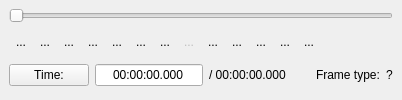
  <widget class="QDockWidget" name="navigationWidget">
   <property name="sizePolicy">
    <sizepolicy hsizetype="Expanding" vsizetype="Preferred">
     <horstretch>0</horstretch>
     <verstretch>0</verstretch>
    </sizepolicy>
   </property>
   <property name="features">
    <set>QDockWidget::NoDockWidgetFeatures</set>
   </property>
   <property name="allowedAreas">
    <set>Qt::BottomDockWidgetArea</set>
   </property>
   <property name="windowTitle">
    <string>&amp;Navigation</string>
   </property>
   <attribute name="dockWidgetArea">
    <number>8</number>
   </attribute>
   <widget class="QWidget" name="dockWidgetContents_2">
    <property name="sizePolicy">
     <sizepolicy hsizetype="Expanding" vsizetype="Preferred">
      <horstretch>0</horstretch>
      <verstretch>0</verstretch>
     </sizepolicy>
    </property>
    <layout class="QVBoxLayout" name="verticalLayout_8">
     <property name="spacing">
      <number>0</number>
     </property>
     <property name="leftMargin">
      <number>9</number>
     </property>
     <property name="topMargin">
      <number>1</number>
     </property>
     <property name="rightMargin">
      <number>9</number>
     </property>
     <property name="bottomMargin">
      <number>9</number>
     </property>
     <item>
      <widget class="ADM_mwNavSlider" name="horizontalSlider">
       <property name="sizePolicy">
        <sizepolicy hsizetype="Expanding" vsizetype="Fixed">
         <horstretch>0</horstretch>
         <verstretch>0</verstretch>
        </sizepolicy>
       </property>
       <property name="minimumSize">
        <size>
         <width>0</width>
         <height>22</height>
        </size>
       </property>
       <property name="orientation">
        <enum>Qt::Horizontal</enum>
       </property>
      </widget>
     </item>
     <item>
      <layout class="QVBoxLayout" name="verticalLayout">
       <property name="spacing">
        <number>12</number>
       </property>
       <property name="topMargin">
        <number>0</number>
       </property>
       <item>
        <layout class="QHBoxLayout" name="_3">
         <property name="spacing">
          <number>0</number>
         </property>
         <property name="leftMargin">
          <number>0</number>
         </property>
         <property name="topMargin">
          <number>0</number>
         </property>
         <property name="rightMargin">
          <number>0</number>
         </property>
         <property name="bottomMargin">
          <number>0</number>
         </property>
         <item>
          <widget class="QToolButton" name="toolButtonPlay">
           <property name="toolTip">
            <string>Play [SPACE]</string>
           </property>
           <property name="statusTip">
            <string>Play</string>
           </property>
           <property name="whatsThis">
            <string/>
           </property>
           <property name="text">
            <string>...</string>
           </property>
           <property name="icon">
            <iconset resource="avidemux.qrc">
             <normaloff>:/new/prefix1/pics/player_play.png</normaloff>:/new/prefix1/pics/player_play.png</iconset>
           </property>
           <property name="iconSize">
            <size>
             <width>24</width>
             <height>24</height>
            </size>
           </property>
           <property name="autoRaise">
            <bool>true</bool>
           </property>
          </widget>
         </item>
         <item>
          <widget class="QToolButton" name="toolButtonPreviousFrame">
           <property name="toolTip">
            <string>Go to previous frame [LEFT]</string>
           </property>
           <property name="text">
            <string>...</string>
           </property>
           <property name="icon">
            <iconset resource="avidemux.qrc">
             <normaloff>:/new/prefix1/pics/back.png</normaloff>:/new/prefix1/pics/back.png</iconset>
           </property>
           <property name="iconSize">
            <size>
             <width>24</width>
             <height>24</height>
            </size>
           </property>
           <property name="autoRaise">
            <bool>true</bool>
           </property>
          </widget>
         </item>
         <item>
          <widget class="QToolButton" name="toolButtonNextFrame">
           <property name="toolTip">
            <string>Go to next frame [RIGHT]</string>
           </property>
           <property name="text">
            <string>...</string>
           </property>
           <property name="icon">
            <iconset resource="avidemux.qrc">
             <normaloff>:/new/prefix1/pics/forward.png</normaloff>:/new/prefix1/pics/forward.png</iconset>
           </property>
           <property name="iconSize">
            <size>
             <width>24</width>
             <height>24</height>
            </size>
           </property>
           <property name="autoRaise">
            <bool>true</bool>
           </property>
          </widget>
         </item>
         <item>
          <widget class="QToolButton" name="toolButtonPreviousIntraFrame">
           <property name="toolTip">
            <string>Go to previous keyframe [DOWN]</string>
           </property>
           <property name="text">
            <string>...</string>
           </property>
           <property name="icon">
            <iconset resource="avidemux.qrc">
             <normaloff>:/new/prefix1/pics/player_rew.png</normaloff>:/new/prefix1/pics/player_rew.png</iconset>
           </property>
           <property name="iconSize">
            <size>
             <width>24</width>
             <height>24</height>
            </size>
           </property>
           <property name="autoRaise">
            <bool>true</bool>
           </property>
          </widget>
         </item>
         <item>
          <widget class="QToolButton" name="toolButtonNextIntraFrame">
           <property name="toolTip">
            <string>Go to next keyframe [UP]</string>
           </property>
           <property name="text">
            <string>...</string>
           </property>
           <property name="icon">
            <iconset resource="avidemux.qrc">
             <normaloff>:/new/prefix1/pics/player_fwd.png</normaloff>:/new/prefix1/pics/player_fwd.png</iconset>
           </property>
           <property name="iconSize">
            <size>
             <width>24</width>
             <height>24</height>
            </size>
           </property>
           <property name="autoRaise">
            <bool>true</bool>
           </property>
          </widget>
         </item>
         <item>
          <widget class="QToolButton" name="toolButtonSetMarkerA">
           <property name="toolTip">
            <string>Set start marker [CTRL+PAGEUP]</string>
           </property>
           <property name="text">
            <string>...</string>
           </property>
           <property name="icon">
            <iconset resource="avidemux.qrc">
             <normaloff>:/new/prefix1/pics/markA.png</normaloff>:/new/prefix1/pics/markA.png</iconset>
           </property>
           <property name="iconSize">
            <size>
             <width>24</width>
             <height>24</height>
            </size>
           </property>
           <property name="autoRaise">
            <bool>true</bool>
           </property>
          </widget>
         </item>
         <item>
          <widget class="QToolButton" name="toolButtonSetMarkerB">
           <property name="toolTip">
            <string>Set end marker [CTRL+PAGEDOWN]</string>
           </property>
           <property name="text">
            <string>...</string>
           </property>
           <property name="icon">
            <iconset resource="avidemux.qrc">
             <normaloff>:/new/prefix1/pics/markB.png</normaloff>:/new/prefix1/pics/markB.png</iconset>
           </property>
           <property name="iconSize">
            <size>
             <width>24</width>
             <height>24</height>
            </size>
           </property>
           <property name="autoRaise">
            <bool>true</bool>
           </property>
          </widget>
         </item>
         <item>
          <widget class="QToolButton" name="toolButtonPreviousBlackFrame">
           <property name="enabled">
            <bool>false</bool>
           </property>
           <property name="toolTip">
            <string>Search previous black frame</string>
           </property>
           <property name="text">
            <string>...</string>
           </property>
           <property name="icon">
            <iconset resource="avidemux.qrc">
             <normaloff>:/new/prefix1/pics/prev_black.png</normaloff>:/new/prefix1/pics/prev_black.png</iconset>
           </property>
           <property name="iconSize">
            <size>
             <width>24</width>
             <height>24</height>
            </size>
           </property>
           <property name="autoRaise">
            <bool>true</bool>
           </property>
          </widget>
         </item>
         <item>
          <widget class="QToolButton" name="toolButtonNextBlackFrame">
           <property name="toolTip">
            <string>Search next black frame</string>
           </property>
           <property name="text">
            <string>...</string>
           </property>
           <property name="icon">
            <iconset resource="avidemux.qrc">
             <normaloff>:/new/prefix1/pics/next_black.png</normaloff>:/new/prefix1/pics/next_black.png</iconset>
           </property>
           <property name="iconSize">
            <size>
             <width>24</width>
             <height>24</height>
            </size>
           </property>
           <property name="autoRaise">
            <bool>true</bool>
           </property>
          </widget>
         </item>
         <item>
          <widget class="QToolButton" name="toolButtonFirstFrame">
           <property name="toolTip">
            <string>Go to first frame [HOME]</string>
           </property>
           <property name="text">
            <string>...</string>
           </property>
           <property name="icon">
            <iconset resource="avidemux.qrc">
             <normaloff>:/new/prefix1/pics/player_start.png</normaloff>:/new/prefix1/pics/player_start.png</iconset>
           </property>
           <property name="iconSize">
            <size>
             <width>24</width>
             <height>24</height>
            </size>
           </property>
           <property name="autoRaise">
            <bool>true</bool>
           </property>
          </widget>
         </item>
         <item>
          <widget class="QToolButton" name="toolButtonLastFrame">
           <property name="toolTip">
            <string>Go to last frame [END]</string>
           </property>
           <property name="text">
            <string>...</string>
           </property>
           <property name="icon">
            <iconset resource="avidemux.qrc">
             <normaloff>:/new/prefix1/pics/player_end.png</normaloff>:/new/prefix1/pics/player_end.png</iconset>
           </property>
           <property name="iconSize">
            <size>
             <width>24</width>
             <height>24</height>
            </size>
           </property>
           <property name="autoRaise">
            <bool>true</bool>
           </property>
          </widget>
         </item>
         <item>
          <widget class="QToolButton" name="toolButtonBackOneMinute">
           <property name="toolTip">
            <string>Backward one minute [CTRL+DOWN]</string>
           </property>
           <property name="text">
            <string>...</string>
           </property>
           <property name="icon">
            <iconset resource="avidemux.qrc">
             <normaloff>:/new/prefix1/pics/backward1mn.png</normaloff>:/new/prefix1/pics/backward1mn.png</iconset>
           </property>
           <property name="iconSize">
            <size>
             <width>24</width>
             <height>24</height>
            </size>
           </property>
           <property name="autoRaise">
            <bool>true</bool>
           </property>
          </widget>
         </item>
         <item>
          <widget class="QToolButton" name="toolButtonForwardOneMinute">
           <property name="toolTip">
            <string>Forward one minute [CTRL+UP]</string>
           </property>
           <property name="accessibleDescription">
            <string>Forward one minute</string>
           </property>
           <property name="text">
            <string>...</string>
           </property>
           <property name="icon">
            <iconset resource="avidemux.qrc">
             <normaloff>:/new/prefix1/pics/forward1mn.png</normaloff>:/new/prefix1/pics/forward1mn.png</iconset>
           </property>
           <property name="iconSize">
            <size>
             <width>24</width>
             <height>24</height>
            </size>
           </property>
           <property name="autoRaise">
            <bool>true</bool>
           </property>
          </widget>
         </item>
         <item>
          <spacer name="horizontalSpacer_3">
           <property name="orientation">
            <enum>Qt::Horizontal</enum>
           </property>
           <property name="sizeType">
            <enum>QSizePolicy::Expanding</enum>
           </property>
           <property name="sizeHint" stdset="0">
            <size>
             <width>0</width>
             <height>0</height>
            </size>
           </property>
          </spacer>
         </item>
        </layout>
       </item>
       <item>
        <layout class="QHBoxLayout" name="_4">
         <property name="spacing">
          <number>6</number>
         </property>
         <property name="leftMargin">
          <number>0</number>
         </property>
         <property name="topMargin">
          <number>0</number>
         </property>
         <property name="rightMargin">
          <number>0</number>
         </property>
         <property name="bottomMargin">
          <number>0</number>
         </property>
         <item>
          <widget class="QPushButton" name="pushButtonTime">
           <property name="text">
            <string>Time:</string>
           </property>
          </widget>
         </item>
         <item>
          <widget class="QLineEdit" name="currentTime">
           <property name="sizePolicy">
            <sizepolicy hsizetype="Minimum" vsizetype="Maximum">
             <horstretch>0</horstretch>
             <verstretch>0</verstretch>
            </sizepolicy>
           </property>
           <property name="minimumSize">
            <size>
             <width>100</width>
             <height>0</height>
            </size>
           </property>
           <property name="text">
            <string>00:00:00.000</string>
           </property>
           <property name="maxLength">
            <number>12</number>
           </property>
           <property name="alignment">
            <set>Qt::AlignCenter</set>
           </property>
           <property name="readOnly">
            <bool>true</bool>
           </property>
          </widget>
         </item>
         <item>
          <widget class="QLabel" name="totalTime">
           <property name="sizePolicy">
            <sizepolicy hsizetype="Minimum" vsizetype="Maximum">
             <horstretch>0</horstretch>
             <verstretch>0</verstretch>
            </sizepolicy>
           </property>
           <property name="text">
            <string>/ 00:00:00.000</string>
           </property>
          </widget>
         </item>
         <item>
          <spacer>
           <property name="orientation">
            <enum>Qt::Horizontal</enum>
           </property>
           <property name="sizeType">
            <enum>QSizePolicy::Fixed</enum>
           </property>
           <property name="sizeHint" stdset="0">
            <size>
             <width>24</width>
             <height>0</height>
            </size>
           </property>
          </spacer>
         </item>
         <item>
          <widget class="QLabel" name="label_10">
           <property name="sizePolicy">
            <sizepolicy hsizetype="Preferred" vsizetype="Fixed">
             <horstretch>0</horstretch>
             <verstretch>0</verstretch>
            </sizepolicy>
           </property>
           <property name="text">
            <string>Frame type:</string>
           </property>
          </widget>
         </item>
         <item>
          <widget class="QLabel" name="label_8">
           <property name="sizePolicy">
            <sizepolicy hsizetype="Minimum" vsizetype="Fixed">
             <horstretch>0</horstretch>
             <verstretch>0</verstretch>
            </sizepolicy>
           </property>
           <property name="text">
            <string>?</string>
           </property>
          </widget>
         </item>
         <item>
          <spacer>
           <property name="orientation">
            <enum>Qt::Horizontal</enum>
           </property>
           <property name="sizeType">
            <enum>QSizePolicy::Expanding</enum>
           </property>
           <property name="sizeHint" stdset="0">
            <size>
             <width>0</width>
             <height>0</height>
            </size>
           </property>
          </spacer>
         </item>
        </layout>
       </item>
      </layout>
     </item>
    </layout>
   </widget>
  </widget>
